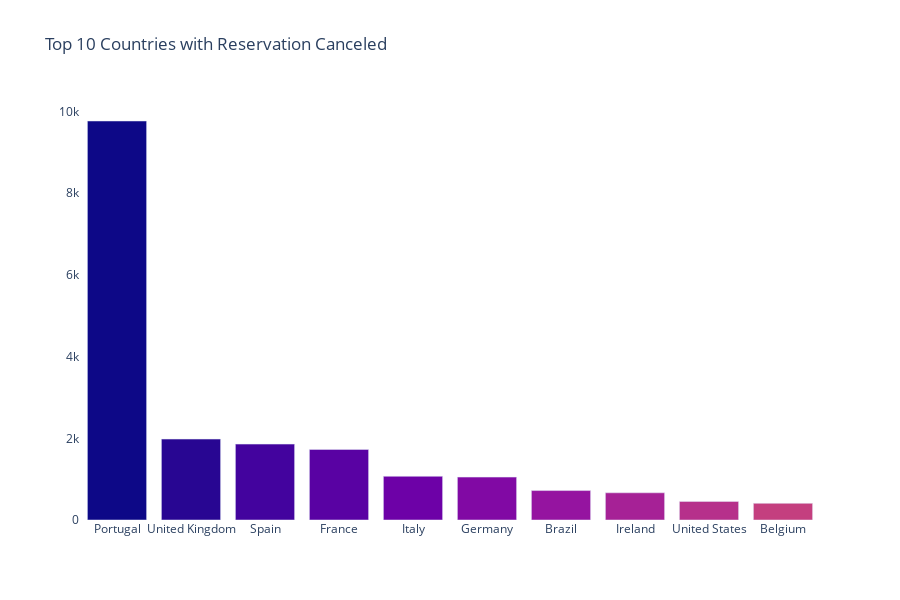

The cell this chart's notebook holds for it:
### Code cell
plt.figure(figsize=(12, 10))

colr = np.arange(0, top_10_cancl_country.values.size)

fig = go.Figure(
    data=[
        go.Bar(
            x=top_10_cancl_country_names,
            y=top_10_cancl_country['count'],
            marker=dict(color=colr)
        )
    ],
    layout=go.Layout(title='Top 10 Countries with Reservation Canceled')
)

fig.update_traces(textfont_size=10)
fig.update_layout(height=600, autosize=True, plot_bgcolor='rgb(275, 275, 275)')

fig.show()

### Figure 1 — Plotly figure (JSON) as saved in the notebook; plotly's stock layout.template omitted (floating-point values rounded to 4 significant figures)
{"data": [{"marker": {"color": [0, 1, 2, 3, 4, 5, 6, 7, 8, 9, 10, 11, 12, 13, 14, 15, 16, 17, 18, 19]}, "textfont": {"size": 10}, "type": "bar", "x": ["Portugal", "United Kingdom", "Spain", "France", "Italy", "Germany", "Brazil", "Ireland", "United States", "Belgium"], "y": [9769, 1981, 1858, 1727, 1070, 1050, 721, 666, 456, 408]}], "layout": {"autosize": true, "height": 600, "plot_bgcolor": "rgb(275, 275, 275)", "title": {"text": "Top 10 Countries with Reservation Canceled"}}}
